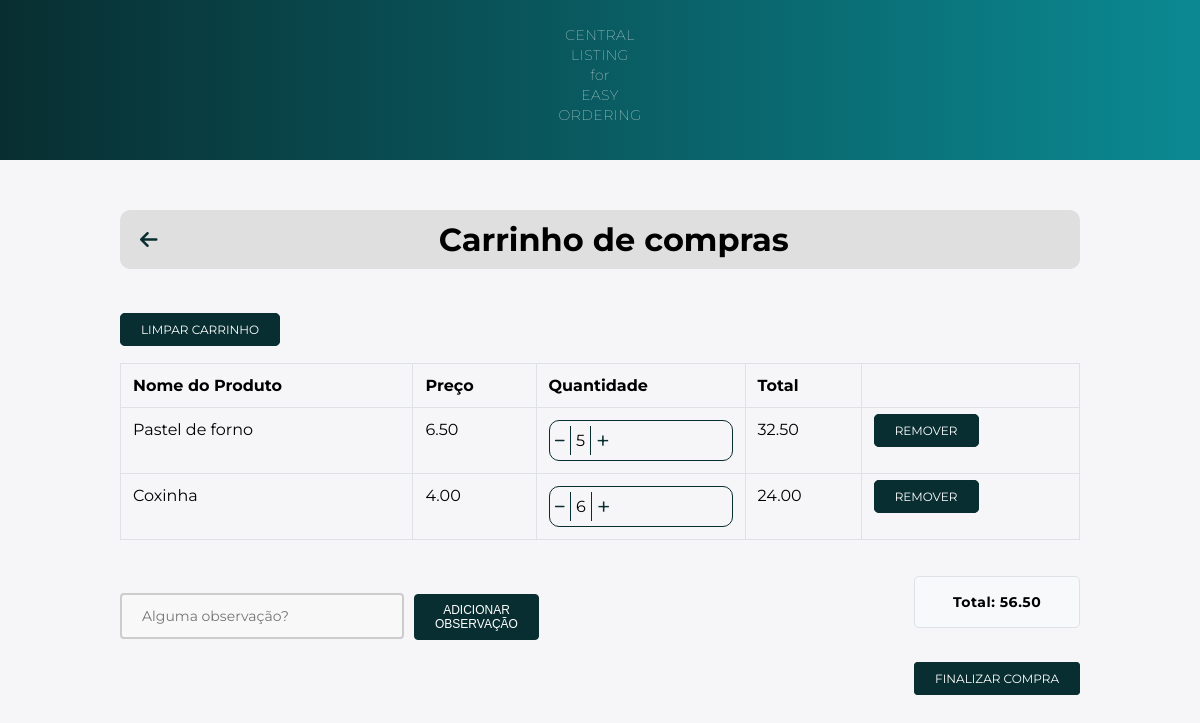
Page /cart/ (signed in) on the committed database.
### main/models.py (models this page shows, shortened)
class Cart(models.Model):
    user = models.ForeignKey(User, on_delete=models.CASCADE)
    product = models.ForeignKey(FoodProduct, on_delete=models.CASCADE)
    quantity = models.PositiveBigIntegerField(default=1)

class FoodProduct(models.Model):
    name = models.CharField(max_length=255)
    price = models.DecimalField(max_digits=10, decimal_places=2)
    image = models.ImageField(upload_to='static/food_products/', default="static/food_products/default")
    description = models.TextField()
    ingredients = models.ManyToManyField(Ingredients, blank=True)

### main/views.py (the view)
# urls.py: path('cart/', views.cart, name='cart'),
@login_required(login_url='login')
def cart(request):
    cart_items = Cart.objects.filter(user=request.user)
    cart_items_total = []
    for item in cart_items:
        total = item.product.price * item.quantity
        cart_items_total.append((item, total))
    cart_total = sum([total for _, total in cart_items_total])
    if request.method == "POST":
        form = CartForm(request.POST)
        if form.is_valid():
            obs = form.cleaned_data["text_box_obs"]
            request.session["cart_obs"] = obs
            return redirect('cart')
    else:
        form = CartForm()
    context = {
        'cart_items_total': cart_items_total,
        'cart_total': cart_total,
        'form': form,
    }
    return render(request, 'cart.html', context)

### main/forms.py
class CartForm(forms.Form):
    text_box_obs = forms.CharField(widget=forms.Textarea(attrs={'rows': 4, 'placeholder': 'Alguma observação?'}), required=False)

### templates/cart.html (shortened to what this page needs)
{% load static %}
<!DOCTYPE html>
<html>
<head>
    <link rel="stylesheet" type="text/css" href="{% static './css/cart.css' %}">
    <link rel="stylesheet" href="https://cdnjs.cloudflare.com/ajax/libs/font-awesome/6.4.0/css/all.min.css" />
</head>
<body>
    <nav>
        <p>CENTRAL<br>LISTING<br>for<br>EASY<br>ORDERING</p>
    </nav>
    <div class="container">
        <div class="top-bar">
            <a href="{% url 'home' %}" class="back-to-home">
                <i class="fas fa-arrow-left"></i>
            </a>
            <h1 class="top-bar-title">Carrinho de compras</h1>
        </div>
    </div>
    <div class="container_clear_cart">
    <a href="{% url 'clear_cart' %}" class="btn btn-danger clear-cart-btn" name="clearCart">Limpar carrinho</a>
    </div>
    <div class="container">
        <div class="row">
            <div class="col-12">
                {% if cart_items_total %}
                <div class="table-container">
                <table class="table table-bordered">
                    <thead>
                        <tr>
                            <th>Nome do Produto</th>
                            <th>Preço</th>
                            <th>Quantidade</th>
                            <th>Total</th>
                            <th></th>
                        </tr>
                    </thead>
                    <tbody>
                        {% for item, total in cart_items_total %}
                        <tr>
                            <td>{{ item.product.name }}</td>
                            <td>{{ item.product.price }}</td>
                            <td>
                                <div class="quantity-box">
                                    <a href="{% url 'decrement_quantity' item.product.id %}" class="fa-sharp fa-solid fa-minus btn-sm minus-link" style="text-decoration: none" name="decreaseCart"></a>
                                    <span class="quantity-number">{{ item.quantity }}</span>
                                    <a href="{% url 'increment_quantity' item.product.id %}" class="fa-light fa-plus btn-sm plus-link" style="text-decoration: none" name="increaseCart"></a>
                                </div>
                            </td>
                            <td>{{ total }}</td>
                            <td>
                                <a href="{% url 'remove_from_cart' item.product.id %}" class="btn btn-danger btn-sm" name="removeCart">Remover</a>
                            </td>
                        </tr>
                        {% endfor %}
                    </tbody>
                </table>
            </div>
            {% if cart_items_total %}
                <div class="bottom-container">
                    <form method="post">
                        <div class="observation-container">
                            <input type="text" name="{{ form.text_box_obs.name }}" class="observation-box" placeholder="Alguma observação?"/>
                            <div class="add-observation-btn-container">
                                <button type="submit" class="btn btn-primary" name="obsCartBtn">Adicionar observação</button>
                            </div>
                        </div>
                    </form>
                    <div class="total-and-button-container">
                        <div class="total-box">
                            <p class="total-text">Total: {{ cart_total }}</p>
                        </div>
                        <div class="checkout-btn-container">
                            <a href="{% url 'payment' %}" class="btn btn-primary" name="finalizarCompra">Finalizar Compra</a>
                        </div>
                    </div>
            {% endif %}
                {% else %}
                <div class="empty-cart-message">
                    <p>Seu carrinho está vazio. <a href="{% url 'home' %}">Continue comprando</a>.</p>
                </div>
                {% endif %}
            </div>
        </div>
    </div>
</body>
</html>

### static/css/cart.css (style rules this page uses)
* { box-sizing: border-box; margin: 0; padding: 0; }
body { background: #f6f5f7; font-family: 'Montserrat', sans-serif; }
nav { background: linear-gradient(90deg, #082E31, #0b8992); padding: 5px; text-align: center; font-size: 15px; font-weight: bold; width: 100%; color: #fff; margin-bottom: 50px; }
p { font-size: 14px; font-weight: 100; line-height: 20px; letter-spacing: 0.5px; margin: 20px 0 30px; }
.container { width: 80%; margin: 0 auto; position: relative; }
.container_clear_cart { width: 80%; margin: 0 auto; position: relative; padding-top: 30px; }
.table { width: 100%; margin-bottom: 1rem; background-color: transparent; border-collapse: collapse; }
.table-bordered { border: 1px solid #dee2e6; }
.table-bordered th, .table-bordered td { border: 1px solid #dee2e6; }
th { text-align: inherit; padding: 0.75rem; vertical-align: top; border-top: 1px solid #dee2e6; }
td { padding: 0.75rem; vertical-align: top; border-top: 1px solid #dee2e6; }
.btn { text-transform: uppercase; font-size: 12px; padding: 8px 20px; border-radius: 5px; cursor: pointer; text-decoration: none; }
.btn-danger { background-color:#082E31; color: #fff; border: 1px solid #082E31; }
.btn-sm { font-size: 0.875rem; padding: 0.25rem 0.5rem; border-radius: 0.2rem; }
.plus-link { padding: 5px 5px; display: inline-block; background-color: #f6f5f7; color: #082E31; font-size: 24px }
.minus-link { padding: 5px 5px; display: inline-block; background-color: #f6f5f7; color: #082E31; font-size: 12px }
.quantity-box { display: flex; align-items: center; border: 1px solid #082E31; border-radius: 10px; box-sizing: 1px; }
.quantity-number { display: inline-block; padding: 5px 5px; border-left: 1px solid #082E31; border-right: 1px solid #082E31; }
.top-bar { display: flex; align-items: center; padding: 10px 20px; background-color: #dfdfdf; border-radius: 10px; width: 100%; margin-bottom: 20px; position: relative; }
.top-bar-title { flex-grow: 1; margin: 0; font-size: 32px; text-align: center; }
.back-to-home { color: #082E31; font-size: 20px; margin-right: 10px; }
.clear-cart-btn { margin-top: 15px; margin-bottom: 15px; }
.total-box { background-color: #f8f9fa; border: 1px solid #dee2e6; padding: 15px; margin-bottom: 20px; border-radius: 5px; width: 100%; max-width: 200px; text-align: center; right: 0; }
.total-text { margin: 0; font-weight: bold; }
.table-container { margin-top: 25px; }
.observation-box { width: 100%; padding: 12px 20px; margin: 8px 0; box-sizing: border-box; border: 2px solid #ccc; border-radius: 4px; background-color: #f8f8f8; resize: none; font-size: 14px; font-family: inherit; margin-bottom: 10px; }
.btn-primary { background-color: #082E31; border: 1px solid #082E31; color: #fff; padding: 8px 20px; font-size: 12px; border-radius: 4px; cursor: pointer; transition: all 0.3s; }
.observation-container { display: flex; align-items: center; justify-content: space-between; margin-bottom: 20px; }
.total-box { margin-top: 20px; margin-top: 20px; }
.bottom-container { display: flex; justify-content: space-between; align-items: center; flex-wrap: wrap; }
.add-observation-btn-container { text-align: left; margin-top: 0.4px; padding-left: 10px; }
.checkout-btn-container { padding: 10px 0; }
.total-and-button-container { display: flex; flex-direction: column; align-items: center; justify-content: center; gap: 10px; }

### rows in the picture
Cart: product.name "Pastel de forno", product.price "6.50", quantity "5", total "32.50"
Cart: product.name "Coxinha", product.price "4.00", quantity "6", total "24.00"

### other values in the picture
{{ cart_total }} "56.50"
